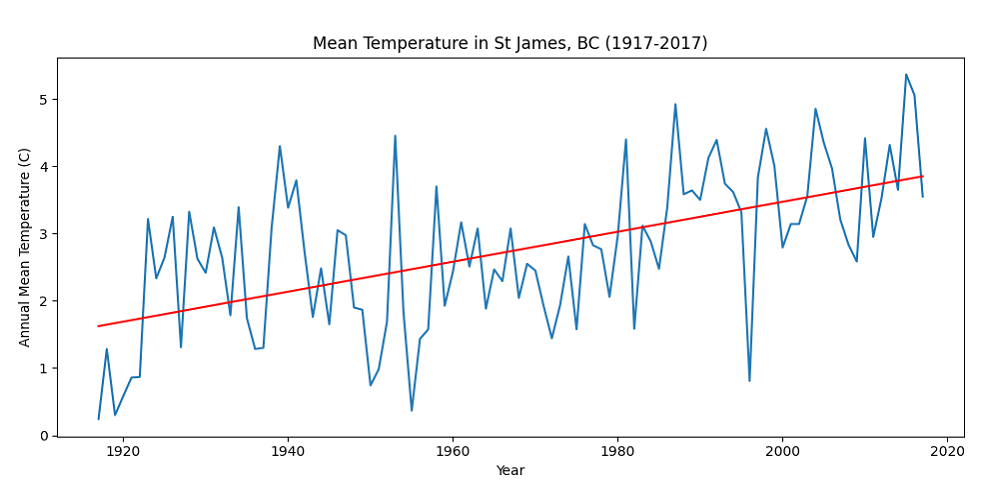

Source code (Python):
import pandas as pd
import matplotlib.pyplot as plt
import numpy as np


df = pd.read_csv("BC_data.csv")

# new year/month column to facilitate sorting and check consistencies


df["Date"] = pd.to_datetime(df[['Year', 'Month']].assign(Day=1))
st_james = df[df["Stn_Name"] == "FORT ST JAMES"]
st_james_trimmed = st_james.loc[:, ["Stn_Name", "Tx", "Tm", "Year","Month","Date"]]
st_james_trimmed["Mean_Temp"] = st_james_trimmed.groupby("Year").Tm.transform('mean')

# regression function


d = np.polyfit(st_james_trimmed['Year'],st_james_trimmed["Mean_Temp"],1)
f = np.poly1d(d)
st_james_trimmed.insert(6,'Regression Line',f(st_james_trimmed['Year']))
ax = st_james_trimmed.plot(x ='Year',y="Mean_Temp")
st_james_trimmed.plot(x='Year', y='Regression Line',color='Red',ax=ax)

plt.title("Mean Temperature in St James, BC (1917-2017)")
plt.ylabel("Annual Mean Temperature (C)")

ax.get_legend().remove()
plt.show()
